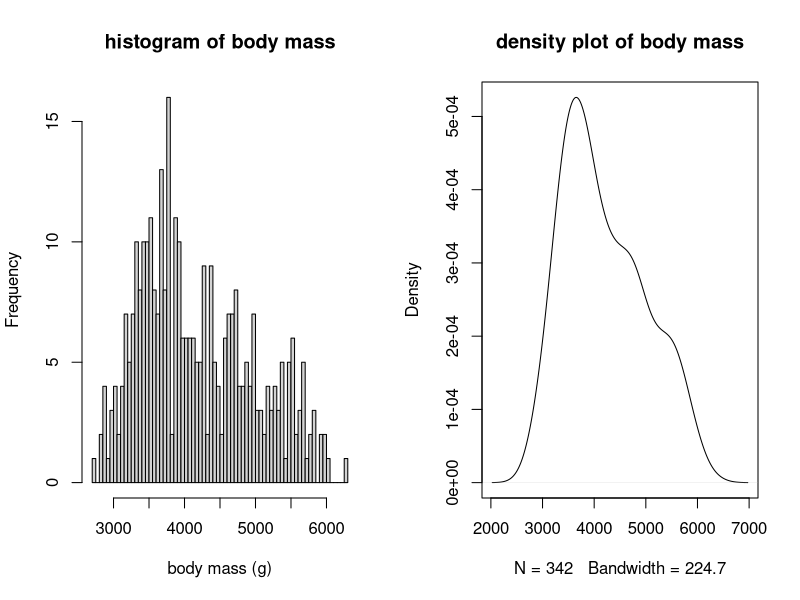
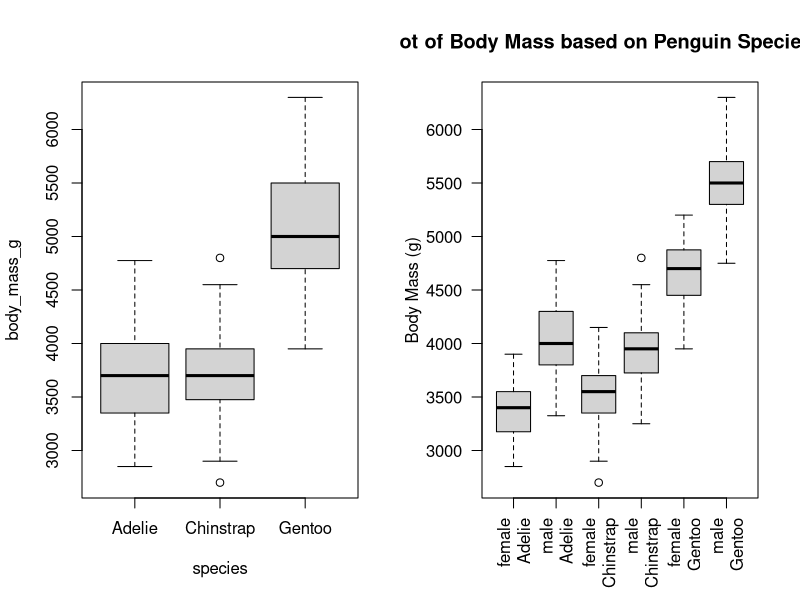

Reproduce these figures in R, in order.
#Bonnie Turek
#ECo 602 - Using Models 2
#11/22/21

#install.packages("palmerpenguins")
require(palmerpenguins)
t.test(subset(penguins, species == "Gentoo")$flipper_length_mm)

t.test(
  x = subset(penguins, species == "Gentoo")$flipper_length_mm,
  mu = 218
)

t.test(
  x = subset(penguins, species == "Gentoo")$flipper_length_mm,
  mu = 218,
  alternative = "less"
)

t.test(flipper_length_mm ~ species, data = subset(penguins, species != "Chinstrap"))
#default in one sided is "alternative = less"

#PERFORM ANOVA
#graphical exploration
par(mfrow = c(1, 2))
hist(penguins$body_mass_g, breaks = 80, main = "histogram of body mass", xlab = "body mass (g)")
plot(density(penguins$body_mass_g, na.rm = TRUE), main = "density plot of body mass")

require(palmerpenguins)
boxplot(body_mass_g ~ species, data = penguins)

#numerical exploration
dat_chinstrap = subset(penguins, species == "Chinstrap")
mean(dat_chinstrap$body_mass_g, na.rm = TRUE)
shapiro.test(dat_chinstrap$body_mass_g)
#Shapiro test null hypothesis: “The data are drawn from a normally-distributed population.”
#Chinstrap is normally distributed

#aggregate means and shapiro tests
aggregate(body_mass_g ~ species, data = penguins, FUN = mean)
aggregate(
  body_mass_g ~ species,
  data = penguins,
  FUN = function(x) shapiro.test(x)$p.value)
#adelie non-normal, chinstrap and gentoo are normal

fit_species = lm(body_mass_g ~ species, data = penguins)
summary(fit_species)
#model coeff table p-value in each row of the table is a 
#significance test for whether the coefficient in that 
#row is different from zero...

anova(fit_species)

boxplot(body_mass_g ~ sex * species,
        data = penguins,
        ylab = "Body Mass (g)",
        xlab = "",
        names = c("female\nAdelie", "male\nAdelie", "female\nChinstrap", "male\nChinstrap", "female\nGentoo", "male\nGentoo"),
        las = 2,
        main = "Boxplot of Body Mass based on Penguin Species and Sex")

#sex could also be important predictor variable (other than species)
#Two-way interactive ANOVA

#two-way, additive model
fit_additive = lm(body_mass_g ~ sex + species, data = penguins)
summary(fit_additive)

#two-way, factoral model
fit_factorial = lm(body_mass_g ~ sex * species, data = penguins)
summary(fit_factorial)

anova(fit_factorial)

lm(bill_length_mm ~ body_mass_g, data = penguins)


#LAB QUESTIONS
fit_both = lm(formula = body_mass_g ~ sex * species, data = penguins)
summary(fit_both)

aggregate(body_mass_g ~ sex * species, data = penguins, FUN = mean)

